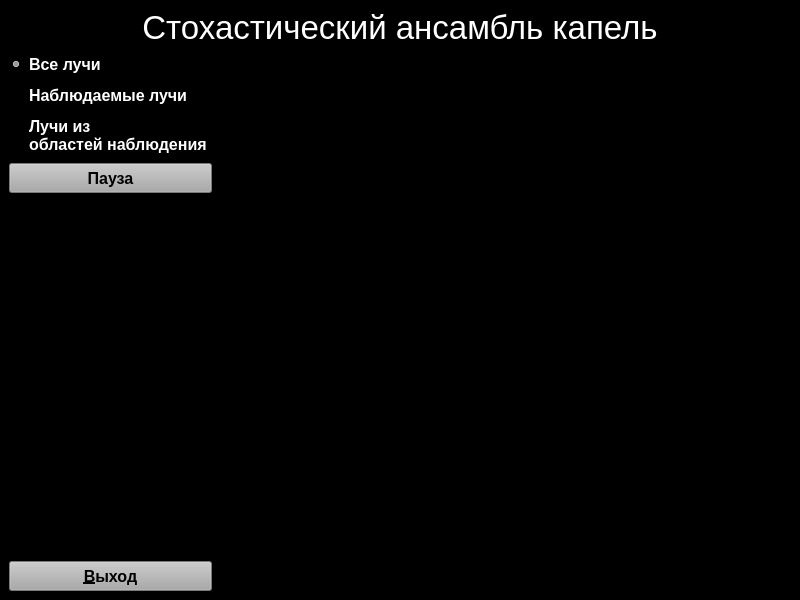
<?xml version="1.0" encoding="UTF-8"?>
<ui version="4.0">
 <class>Form3</class>
 <widget class="QMainWindow" name="Form3">
  <property name="geometry">
   <rect>
    <x>0</x>
    <y>0</y>
    <width>800</width>
    <height>600</height>
   </rect>
  </property>
  <property name="windowTitle">
   <string>MainWindow</string>
  </property>
  <property name="styleSheet">
   <string notr="true">background-color: rgb(0, 0, 0);</string>
  </property>
  <widget class="QWidget" name="centralwidget">
   <layout class="QVBoxLayout" name="verticalLayout_2">
    <item>
     <widget class="QLabel" name="header">
      <property name="sizePolicy">
       <sizepolicy hsizetype="Expanding" vsizetype="Preferred">
        <horstretch>0</horstretch>
        <verstretch>0</verstretch>
       </sizepolicy>
      </property>
      <property name="font">
       <font>
        <pointsize>25</pointsize>
       </font>
      </property>
      <property name="styleSheet">
       <string notr="true">color: rgb(255, 255, 255);</string>
      </property>
      <property name="text">
       <string>Стохастический ансамбль капель</string>
      </property>
      <property name="alignment">
       <set>Qt::AlignCenter</set>
      </property>
     </widget>
    </item>
    <item>
     <layout class="QHBoxLayout" name="horizontalLayout">
      <item>
       <layout class="QVBoxLayout" name="verticalLayout">
        <item>
         <widget class="QRadioButton" name="radbut1">
          <property name="font">
           <font>
            <pointsize>12</pointsize>
            <weight>75</weight>
            <bold>true</bold>
           </font>
          </property>
          <property name="styleSheet">
           <string notr="true">color: rgb(255, 255, 255);</string>
          </property>
          <property name="text">
           <string>Все лучи</string>
          </property>
          <property name="checked">
           <bool>true</bool>
          </property>
         </widget>
        </item>
        <item>
         <widget class="QRadioButton" name="radbut3">
          <property name="font">
           <font>
            <pointsize>12</pointsize>
            <weight>75</weight>
            <bold>true</bold>
           </font>
          </property>
          <property name="styleSheet">
           <string notr="true">color: rgb(255, 255, 255);</string>
          </property>
          <property name="text">
           <string>Наблюдаемые лучи</string>
          </property>
         </widget>
        </item>
        <item>
         <widget class="QRadioButton" name="radbut2">
          <property name="font">
           <font>
            <pointsize>12</pointsize>
            <weight>75</weight>
            <bold>true</bold>
           </font>
          </property>
          <property name="styleSheet">
           <string notr="true">color: rgb(255, 255, 255);</string>
          </property>
          <property name="text">
           <string>Лучи из 
областей наблюдения</string>
          </property>
         </widget>
        </item>
        <item>
         <widget class="QPushButton" name="dynbut">
          <property name="sizePolicy">
           <sizepolicy hsizetype="Minimum" vsizetype="Fixed">
            <horstretch>0</horstretch>
            <verstretch>0</verstretch>
           </sizepolicy>
          </property>
          <property name="minimumSize">
           <size>
            <width>0</width>
            <height>30</height>
           </size>
          </property>
          <property name="font">
           <font>
            <pointsize>12</pointsize>
            <weight>75</weight>
            <bold>true</bold>
           </font>
          </property>
          <property name="styleSheet">
           <string notr="true">background-color: rgb(170,170,170);</string>
          </property>
          <property name="text">
           <string>Пауза</string>
          </property>
         </widget>
        </item>
        <item>
         <spacer name="spacer">
          <property name="orientation">
           <enum>Qt::Vertical</enum>
          </property>
          <property name="sizeHint" stdset="0">
           <size>
            <width>20</width>
            <height>88</height>
           </size>
          </property>
         </spacer>
        </item>
        <item>
         <widget class="QPushButton" name="quit">
          <property name="minimumSize">
           <size>
            <width>0</width>
            <height>30</height>
           </size>
          </property>
          <property name="font">
           <font>
            <pointsize>12</pointsize>
            <weight>75</weight>
            <bold>true</bold>
           </font>
          </property>
          <property name="styleSheet">
           <string notr="true">background-color: rgb(170,170,170);</string>
          </property>
          <property name="text">
           <string>&amp;Выход</string>
          </property>
         </widget>
        </item>
       </layout>
      </item>
      <item>
       <widget class="GLWidget" name="widget" native="true">
        <property name="sizePolicy">
         <sizepolicy hsizetype="Expanding" vsizetype="Expanding">
          <horstretch>0</horstretch>
          <verstretch>0</verstretch>
         </sizepolicy>
        </property>
       </widget>
      </item>
     </layout>
    </item>
   </layout>
  </widget>
 </widget>
 <customwidgets>
  <customwidget>
   <class>GLWidget</class>
   <extends>QWidget</extends>
   <header>glwidget.h</header>
   <container>1</container>
  </customwidget>
 </customwidgets>
 <resources/>
 <connections>
  <connection>
   <sender>quit</sender>
   <signal>clicked()</signal>
   <receiver>Form3</receiver>
   <slot>close()</slot>
   <hints>
    <hint type="sourcelabel">
     <x>17</x>
     <y>572</y>
    </hint>
    <hint type="destinationlabel">
     <x>27</x>
     <y>133</y>
    </hint>
   </hints>
  </connection>
  <connection>
   <sender>radbut1</sender>
   <signal>clicked()</signal>
   <receiver>Form3</receiver>
   <slot>radio1()</slot>
   <hints>
    <hint type="sourcelabel">
     <x>48</x>
     <y>69</y>
    </hint>
    <hint type="destinationlabel">
     <x>59</x>
     <y>163</y>
    </hint>
   </hints>
  </connection>
  <connection>
   <sender>radbut3</sender>
   <signal>clicked()</signal>
   <receiver>Form3</receiver>
   <slot>radio2()</slot>
   <hints>
    <hint type="sourcelabel">
     <x>70</x>
     <y>100</y>
    </hint>
    <hint type="destinationlabel">
     <x>89</x>
     <y>190</y>
    </hint>
   </hints>
  </connection>
  <connection>
   <sender>radbut2</sender>
   <signal>clicked()</signal>
   <receiver>Form3</receiver>
   <slot>radio3()</slot>
   <hints>
    <hint type="sourcelabel">
     <x>97</x>
     <y>125</y>
    </hint>
    <hint type="destinationlabel">
     <x>119</x>
     <y>214</y>
    </hint>
   </hints>
  </connection>
  <connection>
   <sender>dynbut</sender>
   <signal>clicked()</signal>
   <receiver>Form3</receiver>
   <slot>start_pause()</slot>
   <hints>
    <hint type="sourcelabel">
     <x>62</x>
     <y>164</y>
    </hint>
    <hint type="destinationlabel">
     <x>118</x>
     <y>257</y>
    </hint>
   </hints>
  </connection>
 </connections>
 <slots>
  <slot>radio1()</slot>
  <slot>radio2()</slot>
  <slot>radio3()</slot>
  <slot>start_pause()</slot>
 </slots>
</ui>
